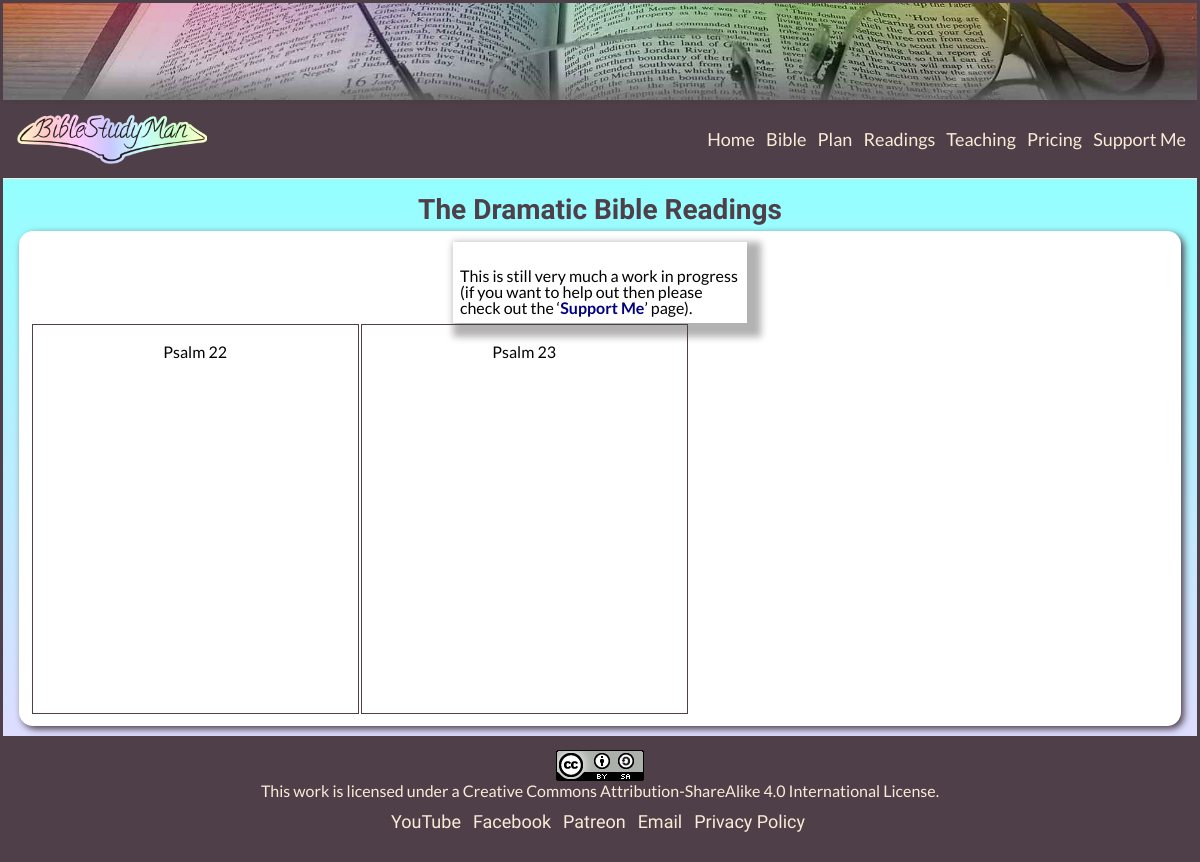
The page /site/readings.php on the database as committed earlier.
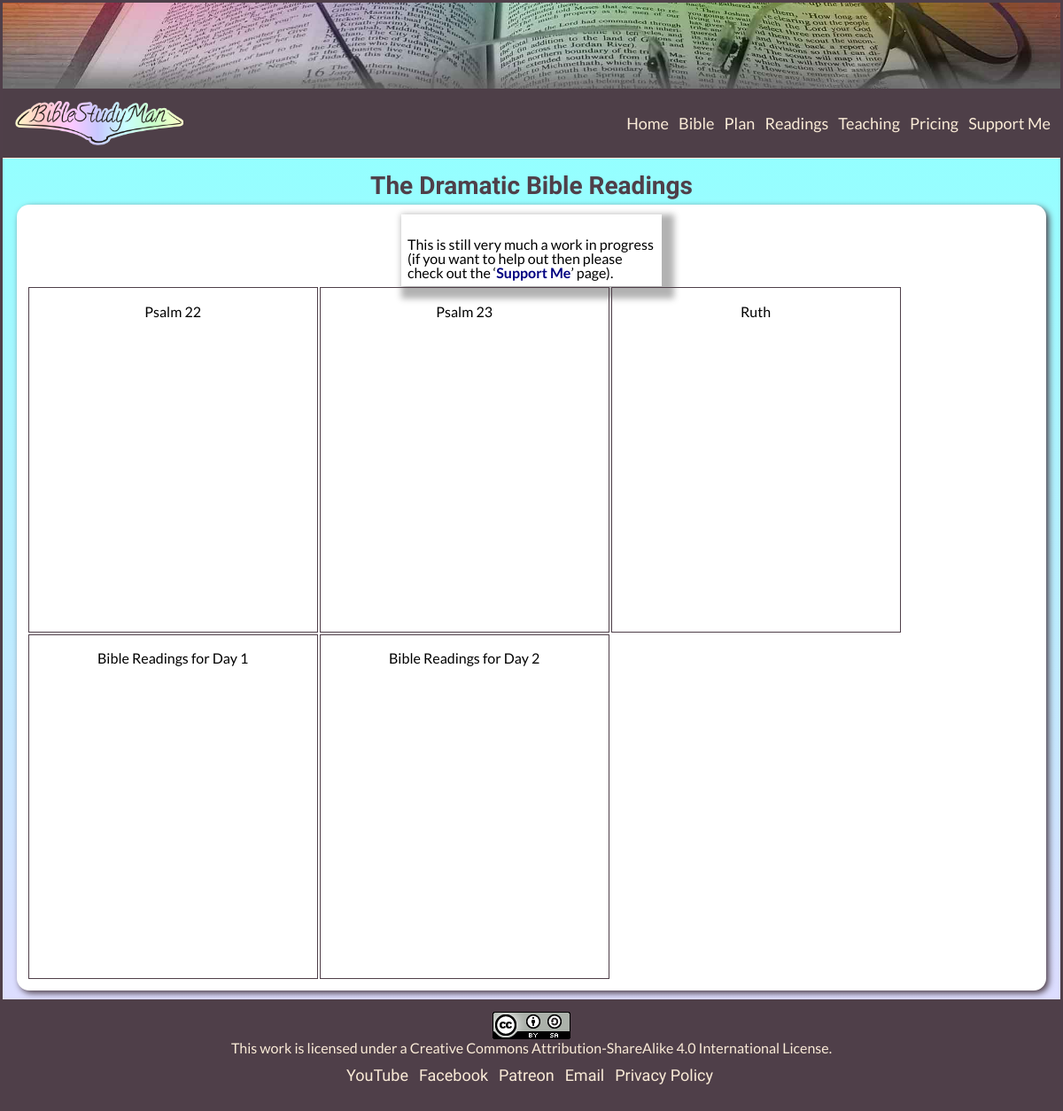
The same page on the database as committed later.
### tables this page shows
CREATE TABLE media (
  mediaID int(11) NOT NULL AUTO_INCREMENT,
  mediaClass varchar(1) NOT NULL,
  videoURL varchar(147) NOT NULL,
  audioTrack varchar(128) NOT NULL,
  audioURL varchar(147) NOT NULL,
  mediaName varchar(77) NOT NULL,
  mediaDescription varchar(49) NOT NULL,
  PRIMARY KEY (mediaID)
);

### site/dbFunctions.php (the view, shortened to what this page needs)
<?php
function doQuery($pdo, $tQuery, $params = []){
  $stmt = $pdo->prepare($tQuery);
  $stmt->execute($params);
  return $stmt;
}
function videoList($tClass = 'R'){
  global $pdo;
  $tOutput = '';
  $tQuery = 'SELECT * FROM media WHERE media.mediaClass = ?;';
  $params = [$tClass];
  $tWidth = '325';
  $tHeight = '183';
  $stmt = doQuery($pdo, $tQuery, $params);
  if ($stmt->rowCount() == 0) {
    $tOutput .= 'Tell Carl something went wrong with the BibleStudyMan database - trying to do "' . htmlspecialchars($tQuery ?? '', ENT_QUOTES, 'UTF-8') . '"';
  } else {
    while ($row = $stmt->fetch()) {
      $tOutput .= '<div class="media">';
      if(! empty($row["audioURL"])){
        $tOutput .= '<p class="centerText">' . htmlspecialchars($row["mediaName"] ?? '', ENT_QUOTES, 'UTF-8') . '</p>';
        $tOutput .= '<br>';
        $tOutput .= '<iframe width="100%" scrolling="no" frameborder="no" allow="autoplay" src="https://w.soundcloud.com/player/?url=https%3A//api.soundcloud.com/tracks/';
        $tOutput .= htmlspecialchars($row["audioTrack"] ?? '', ENT_QUOTES, 'UTF-8');
        $tOutput .= '&color=%23ff5500&auto_play=false&hide_related=false&show_comments=true&show_user=true&show_reposts=false&show_teaser=true"></iframe>';
        $tOutput .= '<br>';
      }
      if(! empty($row["videoURL"])){
        $tOutput .= '<iframe width = "' . $tWidth . '" height = "' . $tHeight . '" src="https://www.youtube.com/embed/';
        $tOutput .= htmlspecialchars($row["videoURL"] ?? '', ENT_QUOTES, 'UTF-8');
        $tOutput .= '?rel=0" frameborder="1" allow="autoplay; encrypted-media" allowfullscreen></iframe>';
      }
      $tOutput .= '</div>';
    }
  }
  return $tOutput;
}
?>

### site/header.php (shortened to what this page needs)
<!DOCTYPE html>
<html lang="en">
<?php
  $bHome = strpos(filter_input(INPUT_SERVER, 'SCRIPT_NAME'),'index.php') || strpos(filter_input(INPUT_SERVER, 'SCRIPT_NAME'),'home.php');
  $tFloaty = strtolower((string)filter_input(INPUT_GET, 'floaty', FILTER_UNSAFE_RAW));
  $bFloaty = $tFloaty === 'on';
  $tFloatyLinkSuffix = $bFloaty ? '?floaty=on' : '';
?>
<head>
  <link rel="stylesheet" type="text/css" href="styles/resetRichardClark.css">
  <link rel="stylesheet" type="text/css" href="styles/general.css">
  <link rel="stylesheet" type="text/css" href="styles/input.css">
  <link rel="stylesheet" type="text/css" href="styles/pages.css">
  <link rel="stylesheet" type="text/css" href="styles/menus.css">
</head>
<body>
  <div class="content">
    <img class="banner-image" src="images/BibleBannerRainbow<?php if(! $bHome){echo 'Bot';} ?>Low.jpg" alt="pic of open Bible on desk">
    <div class="menu-wrapper <?php echo $bFloaty ? 'is-floaty' : 'is-static'; ?>">
    <header class="menu">
      <nav class="mainNav">
        <img class="logo" src="images/BSMLogo.png" alt="BibleStudyMan logo">
        <ul class="nav">
          <li><a href="home">Home</a></li>
          <li><a href="bible<?php echo $tFloatyLinkSuffix; ?>">Bible</a></li>
          <li><a href="plan<?php echo $tFloatyLinkSuffix; ?>">Plan</a></li>
          <li><a href="readings">Readings</a></li>
          <li><a href="teaching">Teaching</a></li>
          <li><a href="pricing">Pricing</a></li>
          <li><a href="supportMe">Support&nbsp;Me</a></li>
        </ul>
      </nav>
      <div class="bibleNav">
      </div>
    </header>
    </div>

### site/readings.php
<?php
    require_once 'header.php';
    require_once 'dbFunctions.php';
?>
        <div class="main readings">
            <h1>The Dramatic Bible Readings</h1>
            <div class="subMain sectGeneral">
                <div class="infoBox">
                  <p>This is still very much a work in progress (if you want to help
                    out then please check out the &lsquo;<a href="support">Support
                      Me</a>&rsquo; page).</p>
                </div>
<?php
  echo videoList('R');
?>
            </div>
        </div>
<?php
  require_once 'footer.php';
?>

### site/footer.php (shortened to what this page needs)
      <div class="footer">
        <div>
          <a rel="noreferrer license" href="http://creativecommons.org/licenses/by-sa/4.0/"
            target="_blank"><img alt="Creative Commons License" style="border-width:0"
                                src="images/CC-BY-SA_88x31.png"/></a><br/>This work
            is licensed under a <a rel="noreferrer license" href="http://creativecommons.org/licenses/by-sa/4.0/"
            target="_blank">Creative Commons Attribution-ShareAlike 4.0 International License</a>.
        </div>
        <ul class="nav footNav">
          <li><a rel="noreferrer" href="https://www.youtube.com/channel/UCdO1Yv6B9ijLBer0yLhCU3Q" target="_blank">YouTube</a></li>
          <li><a rel="noreferrer" href="https://www.facebook.com/BibleStudyCarl/" target="_blank">Facebook</a></li>
          <li><a rel="noreferrer" href="https://www.patreon.com/BibleStudyMan/" target="_blank">Patreon</a></li>
          <li><a href="mailto:carl@BibleStudyMan.co.uk">Email</a></li>
          <li><a href="privacy">Privacy Policy</a></li>
        </ul>
      </div>
    </div>
  </body>
</html>

### site/styles/general.css (style rules this page uses)
:root { --bg: white; --text: black; --anchor: #000080; --anchorHover: #800080; --heading: #4F3F49; --subheading: #4F3F49; --teaching: #9494ff; --teachingL: #ddddff; --readings: #94ffff; --readingsL: #ddddff; --plan: #94ff94; --planL: #ddffdd; --Bible: #ffff94; --BibleL: #ffffdd; --border: #4F3F49; }
body { background: var(--bg); color: var(--text); }
* { margin: 0; padding: 0; }
body { font-family: 'Lato', sans-serif; border: 3px solid var(--heading); }
h1 { font-family: 'Londrina Solid', sans-serif; margin-top: 7px; margin-bottom: 7px; font-size: 21pt; text-align: center; color: var(--heading); }
p { margin-top: 14pt; font-size: 12pt; }
ol, ul { padding-left: 0; list-style-position: inside; }
a { text-decoration: none; color: var(--anchor); font-weight: bold; }
.centerText { text-align: center; }

### site/styles/pages.css (style rules this page uses)
.content { flex: 1 0 auto; overflow: clip; }
.main { margin: 0; padding: 0; float: none; clear: both; overflow: visible; }
.footer { background: #4F3F49; color: antiquewhite; list-style: none; text-align: center; padding: 14px 0 14px 0; }
.footer a { text-decoration: none; font-weight: normal; color: antiquewhite; }
.media { float: left; border: 1px solid #4F3F49; margin: 1px; }
.subMain { max-width: 1400px; margin: 1% auto; padding: 1%; display: table; background: var(--bg); color: var(--text); border-radius: 14px; box-shadow: 3px 3px 7px #4F3F49; }
.teaching, .readings, .plan, .Bible { background: whitesmoke; color: darkslategrey; }
.readings { background: var(--readings); background: linear-gradient(var(--readings), var(--readingsL)); padding: 10px; }
.sectGeneral { width: 97%; margin: auto; }
.infoBox { border:solid white 7px; width:280px; padding:auto; margin:auto; -webkit-box-shadow: 7px 7px 7px 7px rgba(0,0,0,0.3); box-shadow: 7px 7px 7px 7px rgba(0,0,0,0.3); }

### site/styles/menus.css (style rules this page uses)
.banner-image { width: 100%; display: block; padding: 0; }
.menu-wrapper { z-index: 1; position: sticky; top: 0; }
.menu { display: flex; flex-direction: column; justify-content: space-between; align-items: center; width: 100%; transition: box-shadow 0.3s ease-in-out; }
.menu, .menu-wrapper.is-floaty #controlPanel { background-color: #22101BCC; backdrop-filter: blur(3px); }
.logo { height: 50px; object-fit: contain; padding: 0 0 0 14px; }
.nav { color: antiquewhite; list-style: none; text-align: right; padding: 14px 7px 14px 3px; }
.bibleNav { display: flex; justify-content: space-between; align-items: center; width: 100%; position: relative; border-top: antiquewhite solid 1px; color:antiquewhite; }
.footNav { font-family: 'Londrina Solid', sans-serif; text-align: center; }
.mainNav { display: flex; justify-content: space-between; align-items: center; width: 100%; padding: 14px; }
.nav li { display: inline-block; }
@media (min-width: 800px) { .nav li { font-size: 18px; } }
.nav li a { text-decoration: none; font-weight: normal; color: antiquewhite; margin: 2px; padding: 1px; border: 1px solid #4F3F4900; }

Rows that differ between the two databases and show on the page:
added media: mediaName "Ruth"
added media: mediaName "Bible Readings for Day 1"
added media: mediaName "Bible Readings for Day 2"
